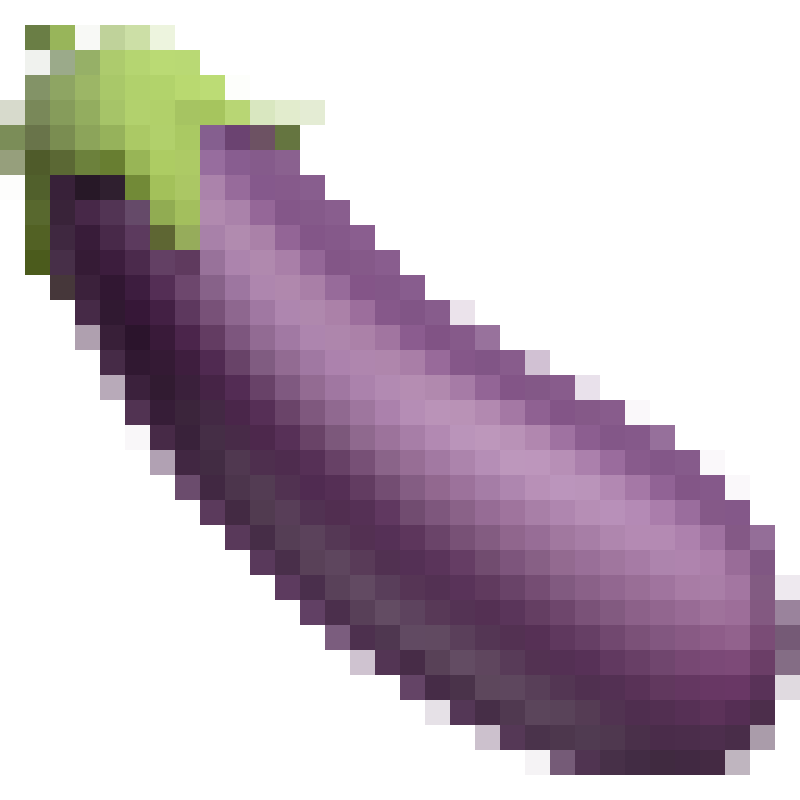
#> input picture pixelmogrifier/output-images/eggplant-32.png, 800 x 800 px
$ python pillow.py
#> lines starting #> are read from the running program, lines starting #| are printed output that depends on the picture
#!/usr/local/bin/python3

from PIL import Image, ImageDraw
import numpy as np
from sklearn.cluster import KMeans

# Create an image with RGB mode
# image = Image.new('RGB', (100, 100), color = 'red')

image = Image.open(r"./output-images/eggplant-32.png")
#> image is the input picture: PIL image 800x800 RGB; mean R, G, B 194.7, 181.7, 191.8
vec = np.array(image)

vec = vec.reshape(-1, 3)

# How many colours to include in our palette
numColors = 16

model = KMeans(n_clusters=numColors).fit(vec)
palette = model.cluster_centers_
#> palette = 16 rows, first 8: [254.9, 254.9, 254.9], [103.4, 68.18, 102.5], [171.7, 130.3, 170.9], [71.85, 43.88, 72.12], [174.8, 205.5, 105.2], [140.6, 98.46, 142.3], [146.7, 169.7, 98.93], [201, 199.2, 189.2]

n = len(palette)
#> n = 16

im = Image.new('RGBA', (100*n, 100))
#> im: PIL image 1600x100 RGBA; every value is 0
draw = ImageDraw.Draw(im)

for idx, color in enumerate(palette):
	color = tuple([int(x) for x in color])
	print(color)
	draw.rectangle([(100*idx, 0), (100*(idx+1), 100*(idx+1))],
				   fill=tuple(color))
#> this loop made 16 passes
#> color on passes 1 to 12: (254, 254, 254), (103, 68, 102), (171, 130, 170), (71, 43, 72), (174, 205, 105), (140, 98, 142), (146, 169, 98), (201, 199, 189), (84, 97, 42), (129, 87, 130), (86, 54, 86), (111, 130, 69)
#| (254, 254, 254)
#| (103, 68, 102)
#| (171, 130, 170)
#| (71, 43, 72)
#| (174, 205, 105)
#| (140, 98, 142)
#| (146, 169, 98)
#| (201, 199, 189)
#> (further printed lines are left out)
im.show()
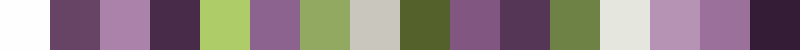
#> shown: PIL image 1600x100 RGBA (shown at 1/2 size); mean R, G, B, A 143.1, 128.2, 129.4, 255

# Save the image
# image.save('output-palette.jpg')

# image.show()

$ run again, with pixelmogrifier/output-images/peach-16.png copied over pixelmogrifier/output-images/eggplant-32.png
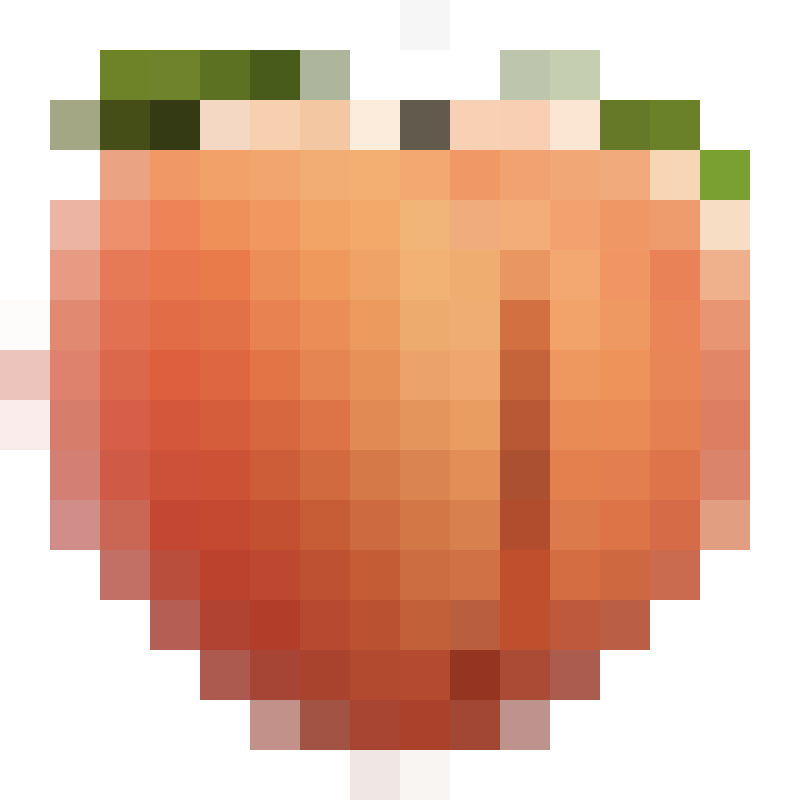
#> input picture pixelmogrifier/output-images/peach-16.png, 800 x 800 px
#> image is the input picture: PIL image 800x800 RGB; mean R, G, B 224.8, 171.8, 145.6
#> palette = 16 rows, first 8: [247.8, 233, 223], [226.5, 124.9, 78.65], [147, 53, 33], [239.2, 166.9, 115], [254.8, 254.7, 254.7], [182.3, 78.41, 53.85], [98, 90, 77], [189, 150.2, 136.8]
#> n = 16
#> im: PIL image 1600x100 RGBA; every value is 0
#> the loop `for idx, color in enumerate(palette):` made 16 passes
#> color on passes 1 to 8: (247, 233, 223), (226, 124, 78), (147, 53, 33), (239, 166, 114), (254, 254, 254), (182, 78, 53), (98, 90, 77), (189, 150, 136)
#> (printed output is left out)
#> `im.show()`:
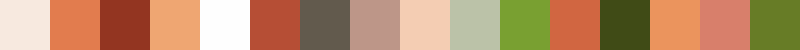
#> shown: PIL image 1600x100 RGBA (shown at 1/2 size); mean R, G, B, A 185.1, 142.7, 105.6, 255
